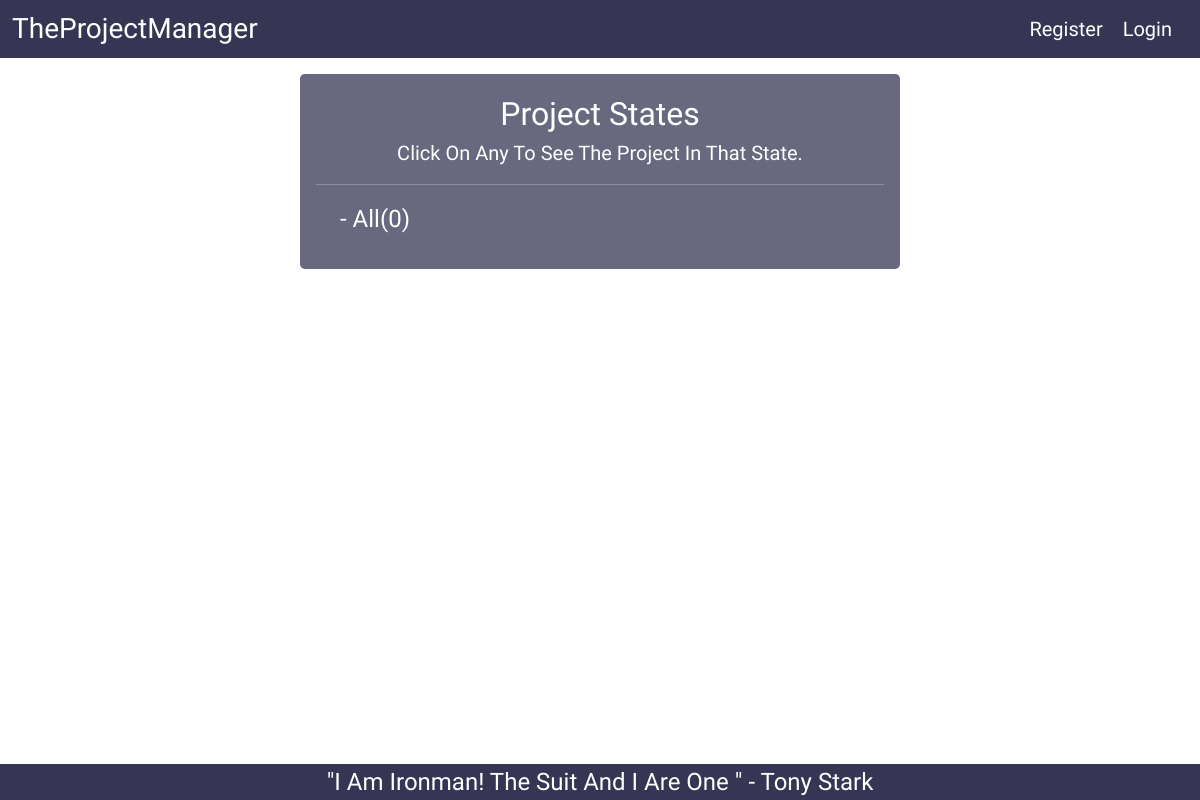
Page /states on the earlier database version.
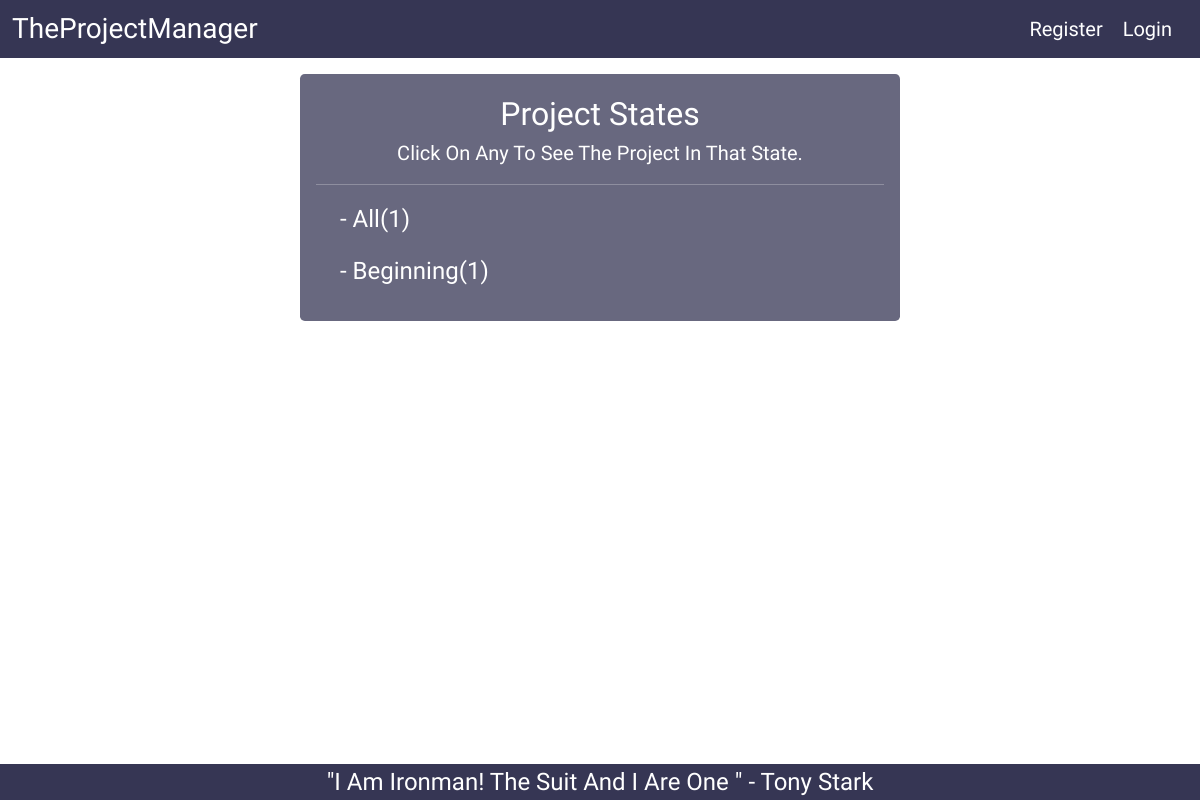
Same page on the later database version.
### manager/models.py (models this page shows)
class ProjectState(models.Model):
    state = models.CharField(max_length=255)
    created_by = models.ForeignKey(User, on_delete=models.CASCADE)

### manager/views.py (the view)
# urls.py: path("states", views.states_view, name="states"),
def states_view(request):
    all_projects = Project.objects.all()
    all_projects_count = len(all_projects)
    states_with_count = ProjectState.objects.annotate(count_of_projects=Count("project"))[:5]
    context = {"all_projects_count": all_projects_count, "states_with_count": states_with_count}
    return render(request, "states.html", context)

### manager/templates/states.html (shortened to what this page needs)
{% extends "layout.html" %} {% block content %}
<div class="w-50 mx-auto">
  <div class="states_container container-fluid mx-auto rounded-3 py-3 px-3">
    <p class="fs-2 mb-0 text-center">Project States</p>
    <p class="fs-5 mt-0 text-center">
      Click On Any To See The Project In That State.
    </p>
    <hr />
    <div class="px-4">
      <p>
        <a class="nav_link fs-4" href="{% url 'home' %}">
          - All({{all_projects_count}})</a
        >
      </p>
      {% for state in states_with_count %}
      <p>
        <a class="nav_link fs-4" href="{% url 'home' %}?state={{state.state}}">
          - {{state.state}}({{state.count_of_projects}})</a
        >
      </p>
      {% endfor %}
    </div>
  </div>
</div>
{% endblock content %}

### templates/layout.html (shortened to what this page needs)
<!DOCTYPE html>
{% load static %}
<html lang="en">
  <head>
    <link rel="stylesheet" href="{% static 'style.css' %}" />
    <link
      href="https://cdn.jsdelivr.net/npm/bootstrap@5.0.2/dist/css/bootstrap.min.css"
      rel="stylesheet"
    />
  </head>
  <body>
    {% include "navigation.html" %} {% block content %} {% endblock content %}
    {% include "footer.html" %}
  </body>
</html>

### templates/navigation.html
<nav class="navbar">
  <div class="container-fluid">
    <a class="nav_logo mr-auto fs-3 my-auto" href="{% url 'home' %}"
      >TheProjectManager</a
    >
    <div>
      {% if request.user.is_authenticated %}
      <a class="nav_link me-3 fs-5" href="{% url 'add_project' %}"
        >Add Project</a
      >
      <a class="nav_link me-3 fs-5" href="{% url 'logout' %}">Logout</a>
      {% else %}
      <a class="nav_link me-3 fs-5" href="{% url 'register' %}">Register</a>
      <a class="nav_link me-3 fs-5" href="{% url 'login' %}">Login</a>
      {% endif %}
    </div>
  </div>
</nav>

### templates/footer.html (shortened to what this page needs)
<footer class="container-fluid mt-5 fixed-bottom">
  <p class="fs-4 my-auto text-center">
    "I Am Ironman! The Suit And I Are One " - Tony Stark
  </p>
</footer>

### static/style.css (style rules this page uses)
* { margin: 0; padding: 0; font-family: "Londrina Solid", sans-serif; }
nav { background-color: #363654; }
.nav_logo, .nav_link { color: white; text-decoration: none; }
footer { background-color: #363654; color: white; }
.state_pills, .states_container { background-color: rgb(54, 54, 84, 0.75); color: white; }

Differences in the rows shown:
added ProjectState: state "Beginning", count_of_projects "1"
Other differences:
{{ all_projects_count }}: "0" → "1"
